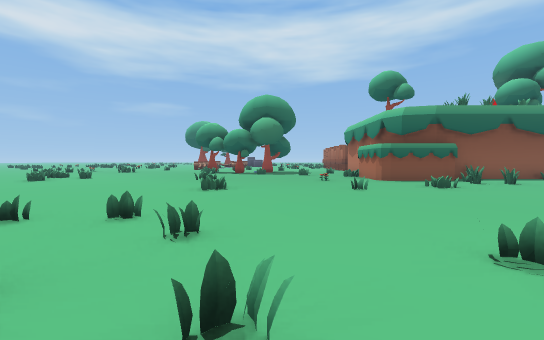
View 1 (above)

24 first-person views from a walk through a Godot game level. The camera is 1.2 m above the floor, tilts 2° down and sees 90° across. The floor is counted in squares, 2 m on a side. Each view is taken from the middle of a square. On the plan, view 1 faces up. The plan holds only what a view shows up to about 9 squares ahead; the rest is blank. The place goes on beyond the plan.

View 2
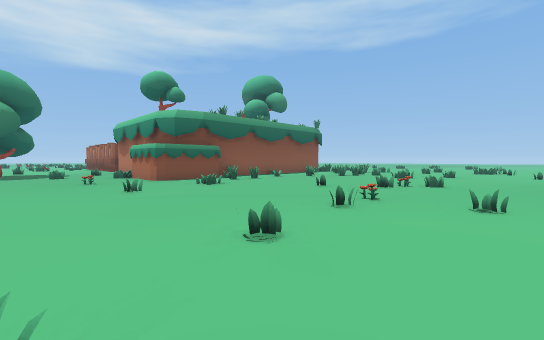

View 3
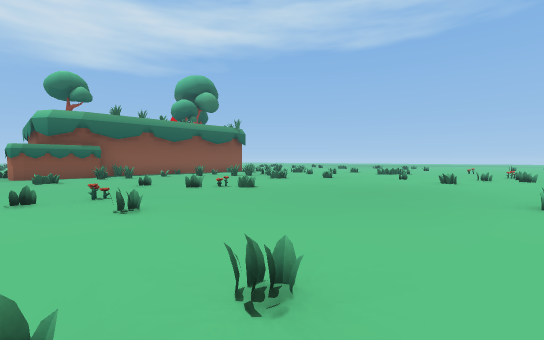

View 4
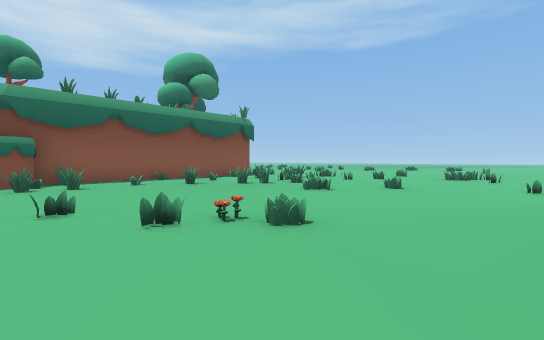

View 5
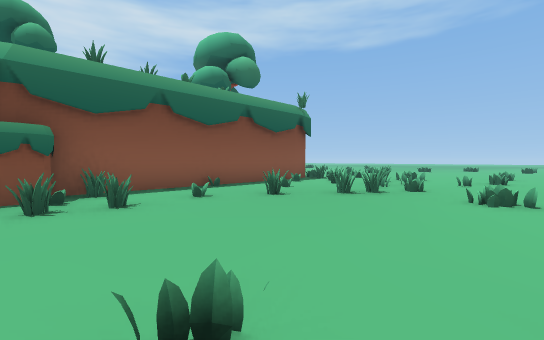

View 6
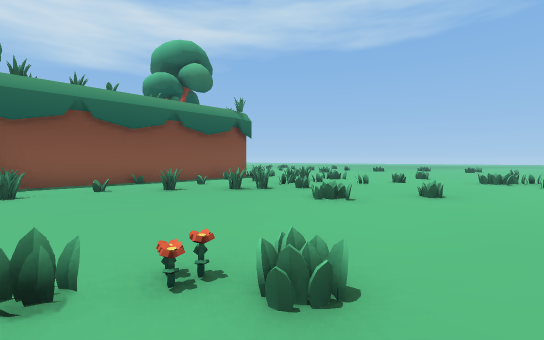

View 7
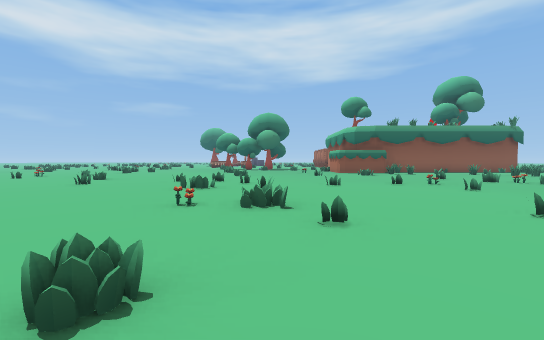

View 8
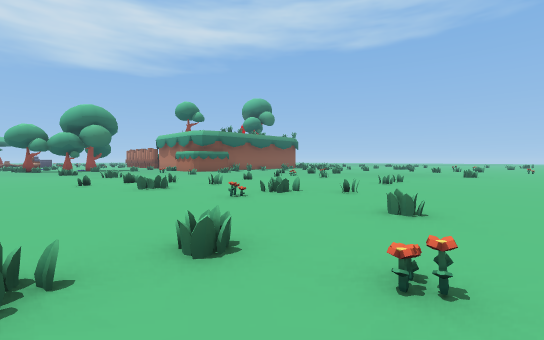

View 9
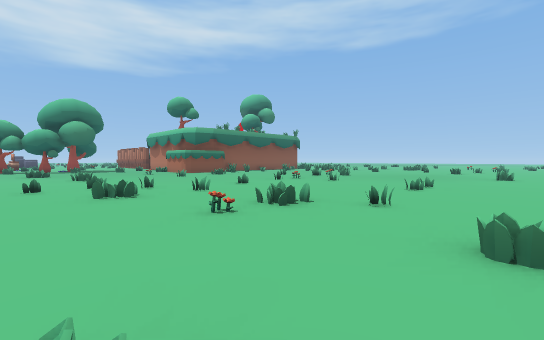

View 10
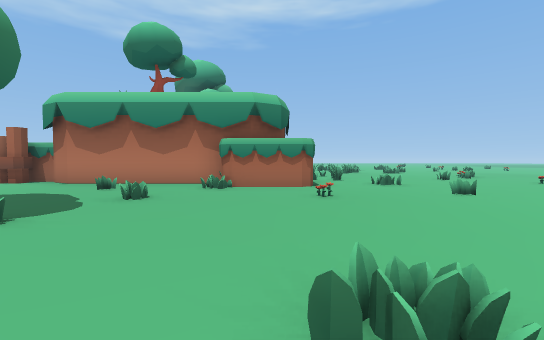

View 11
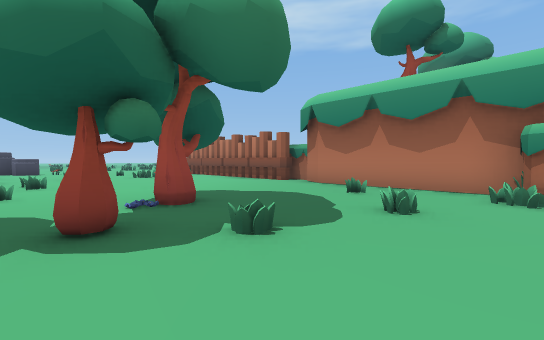

View 12
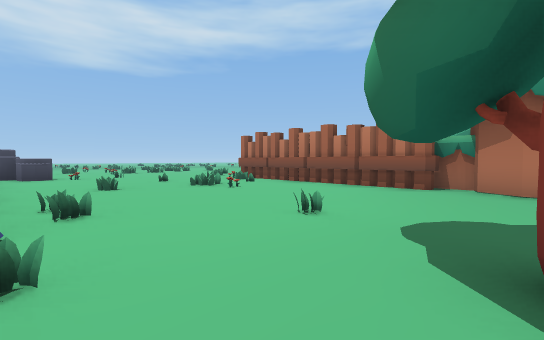

View 13
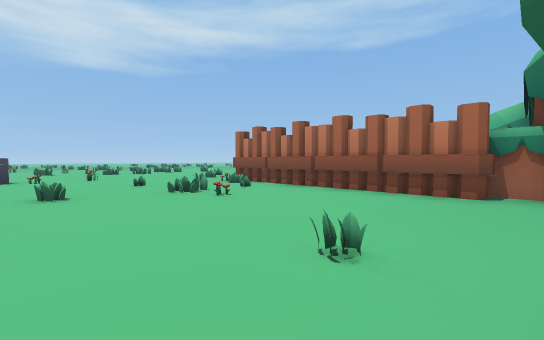

View 14
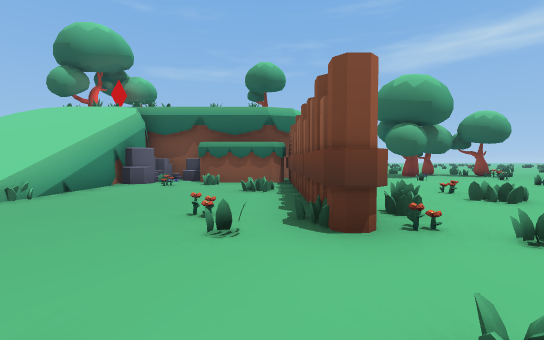

View 15
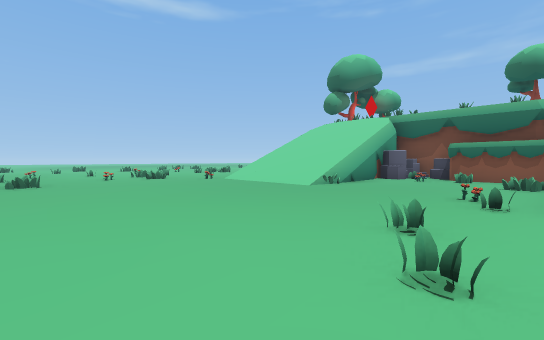

View 16
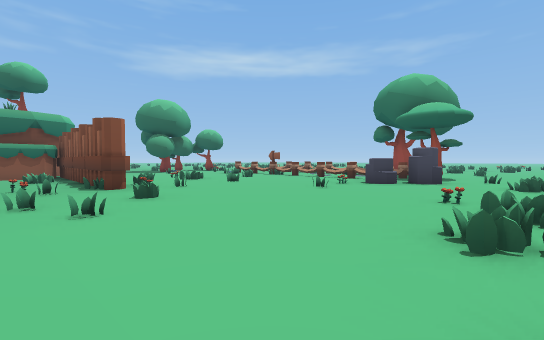

View 17
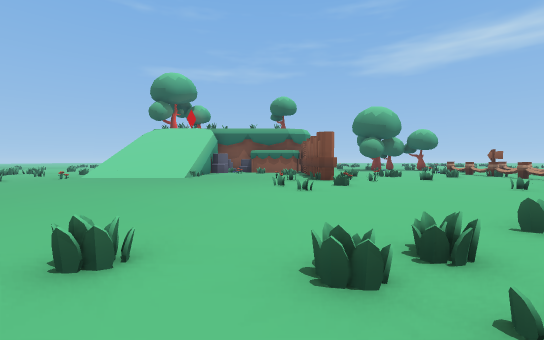

View 18
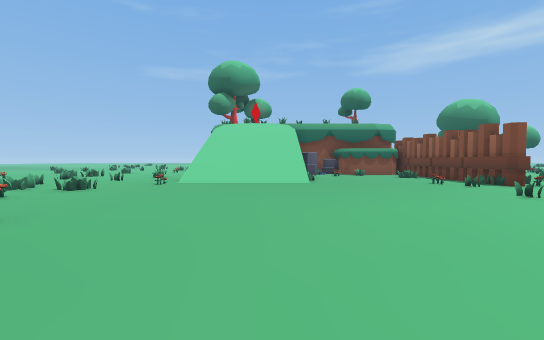

View 19
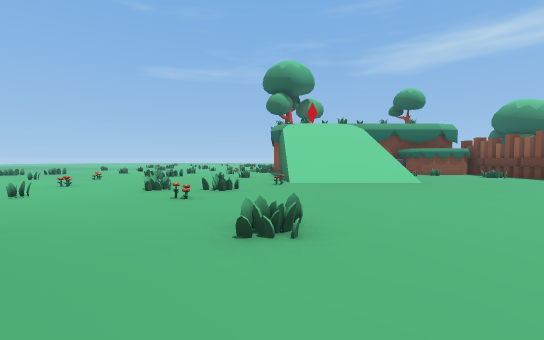

View 20
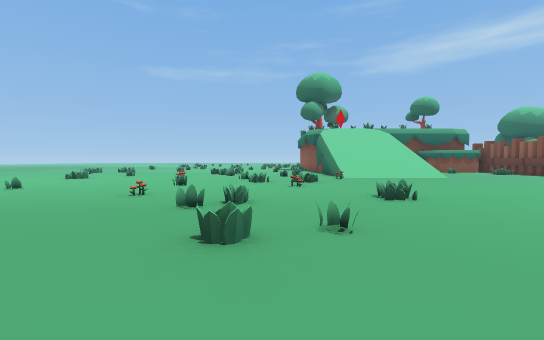

View 21
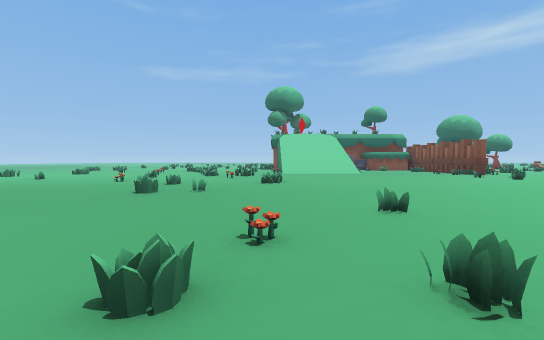

View 22
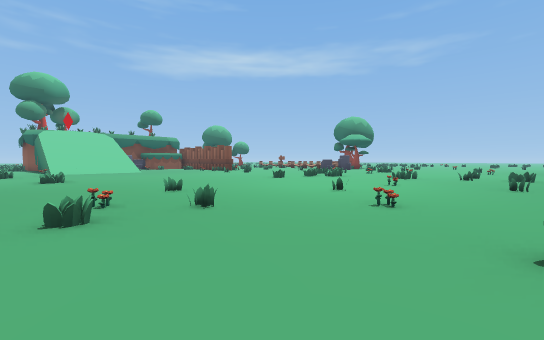

View 23
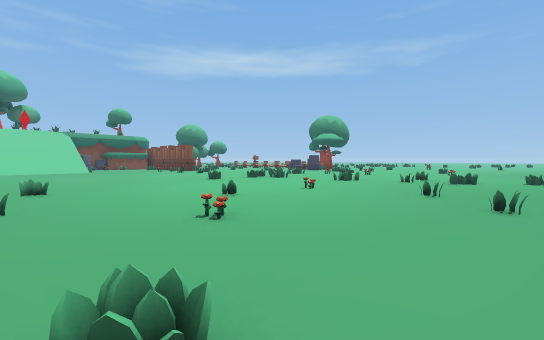

View 24
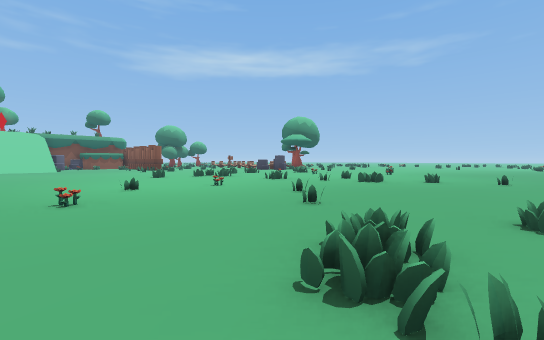

### Floor plan
Key: @ floor where view 1 was taken; # wall or solid block; x gap in a wall; . main floor; : floor 4.75 m higher than the main floor; / step, stairs or slope; = window, fence, low wall or low ledge; ^ raised ledge; v drop or lower ground; P pole; F flower; O other object.
Columns run from 8 left of view 1 to 19 right of it. Each row starts with its distance up from view 1.
 38         ........=.=.
 37         .........=..
 36          ............
 35          ......=....=..
 34           ..=..........
 33            ==..........
 32             =....=..=.#
 31              ...........
 30               ...........
 29              .............
 28      = =. =....=.......=...
 27     .=......................
 26     ..#..............=..=...
 25     ###^....................
 24       #.O=....=..........#..
 23        .....................
 22        ..=.=FP........=.....
 21       #.....P......../..=...
 20        .#.==P....////..=....
 19       x.....P....#///. .....
 18       #.....P....v//
 17       x.....P..#x#///
 16      .=.=...P^^^O ///
 15      ...x....#////::=
 14       .F#...# =
 13       ......:
 12       ......
 11       ...=..x
 10       .....##  =
  9 ..=...=....#= ==v  ##
  8 .=..........###....#==
  7  ............==....=..
  6   ........=.........==.
  5    ...............==....
  4  ............=.......==.=
  3  .............=...=......
  2  ..=...=...=/..=...=...=.
  1   ....=.=...=.........=.=.
  0    .....@.................
 -1     ....=..........=..
 -2     .......==........=
 -3     ==..........=....=
 -4     ...=..........
 -5     .............

Positions as (right, up) in squares from view 1, and headings:
1: (0, 0), facing up
2: (0, 0), facing up-right
3: (3, -3), facing up-right
4: (5, 0), facing up-right
5: (5, 3), facing up-right
6: (6, 1), facing up-right
7: (0, -5), facing up
8: (-4, -5), facing up-right
9: (-3, -4), facing up-right
10: (-3, 9), facing right
11: (-2, 10), facing up-right
12: (-2, 14), facing up-right
13: (-1, 15), facing up-right
14: (5, 24), facing down
15: (5, 26), facing down-right
16: (6, 28), facing down-left
17: (6, 30), facing down
18: (10, 28), facing down
19: (13, 28), facing down
20: (15, 30), facing down
21: (13, 33), facing down
22: (14, 35), facing down-left
23: (12, 36), facing down-left
24: (11, 38), facing down-left
